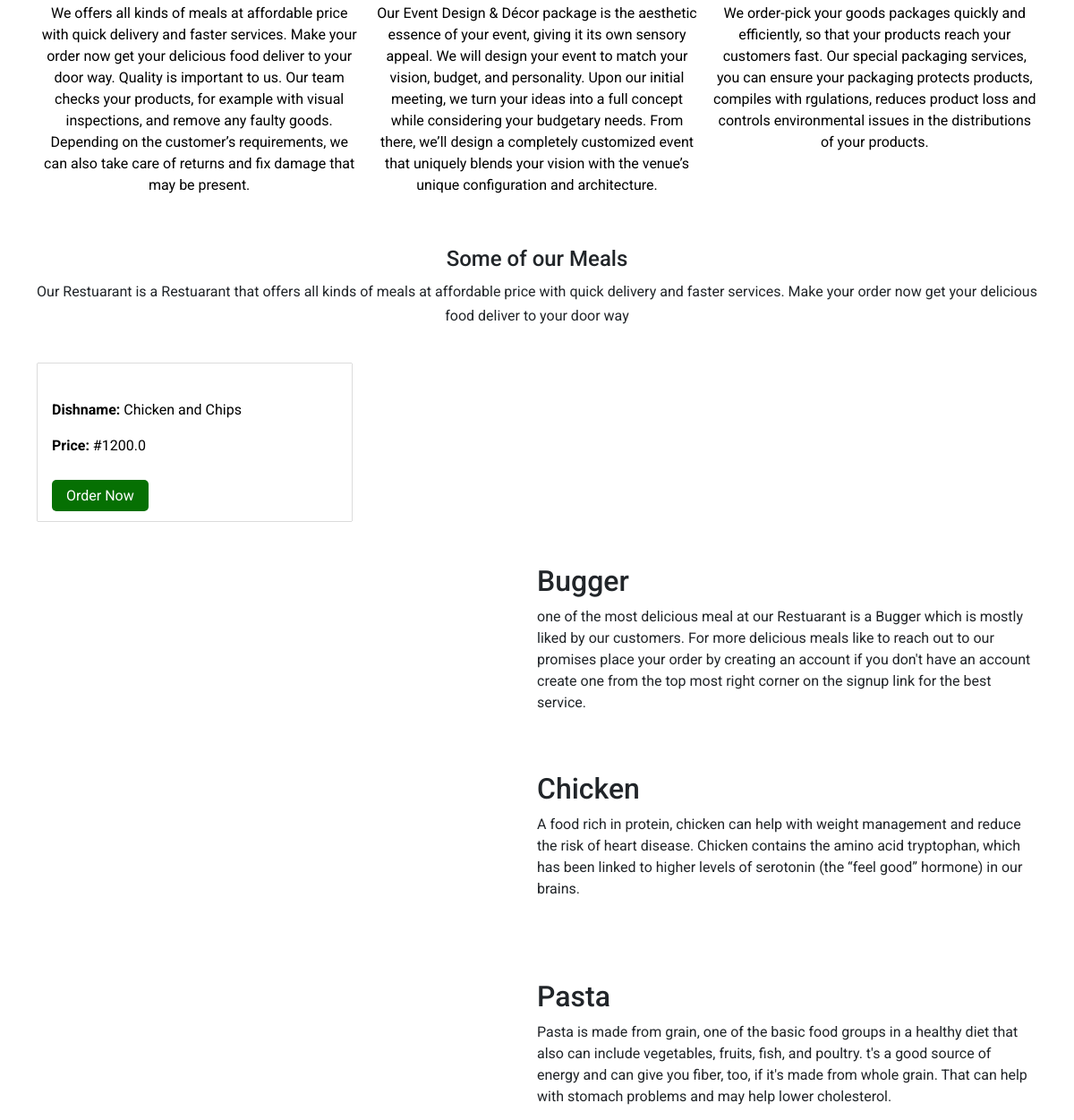
/ (middle part), run on an earlier commit of the app's database.
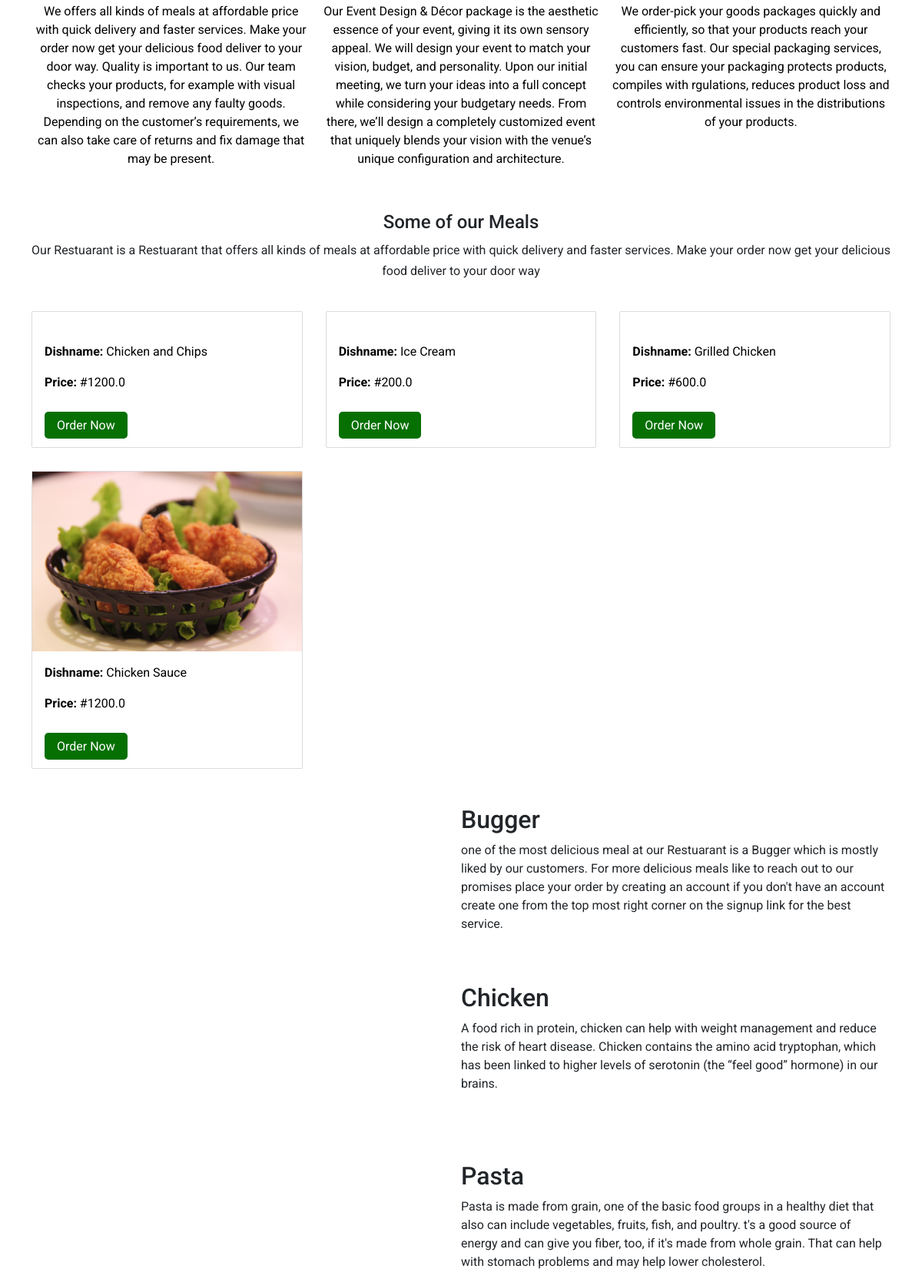
And on a later commit of the database.
### food/models.py (models this page shows, shortened)
class Food(models.Model):
    title = models.CharField(max_length=100, null=False)
    description = models.TextField()
    price = models.FloatField(null=False)
    availability = models.BooleanField(default=True)
    image = models.ImageField(upload_to="images")
    category = models.ForeignKey("Category", on_delete=models.SET_NULL, null=True)

### food/views.py (the view)
# urls.py: path("", views.home, name="admin_page-homepage"),
def home(request):
    foods = Food.objects.all()
    context = {"foods": foods}
    return render(request, "food/index.html", context=context)

### food/templates/food/index.html (shortened to what the changed rows need)
{% extends "base.html" %}
{% block content %}
  <div class="container">
    <div class="menus">
      <div class="menu_content">
      {% if foods %}
        {% for food in foods %}
          <div class="food jollofrice">
            <a href="{% url 'food-details' food.id %}">
            <img src="{{ food.image.url}}" alt="">
            <div class="food_content jollofrice_content">
            <p><strong>Dishname:</strong> <span class="text-sm">{{ food.title }}</span></p>
            <p><strong>Price:</strong> <span class="text-sm">#{{ food.price }}</span></p>
            </div>
            <div class="food_link jollofrice_link">
              <a class="btn_link" href="Home-food/rice.html">Order Now</a>
            </div>
            </a>
          </div>
        {% endfor %}
      {% else %}
        <h2>No food available yet</h2>
      {% endif %}
    </div>
  </div>
  </div>
  <div class="container">
  <div class="specific_menu">
    <div class="specified">
      <div class="specified_content">
        <h2>Bugger</h2>
      </div>
    </div>
    <div class="specified">
      <div class="specified_content">
        <h2>Chicken</h2>
    </div>
  </div>
    <div class="specified">
      <div class="specified_content">
        <h2>Pasta</h2>
    </div>
  </div>
  </div>
  </div>
{% endblock content %}

What changed in the data, as far as the page shows it:
added Food: title "Ice Cream", price "200.0"
added Food: title "Grilled Chicken", price "600.0"
added Food: image (picture), title "Chicken Sauce", price "1200.0"
